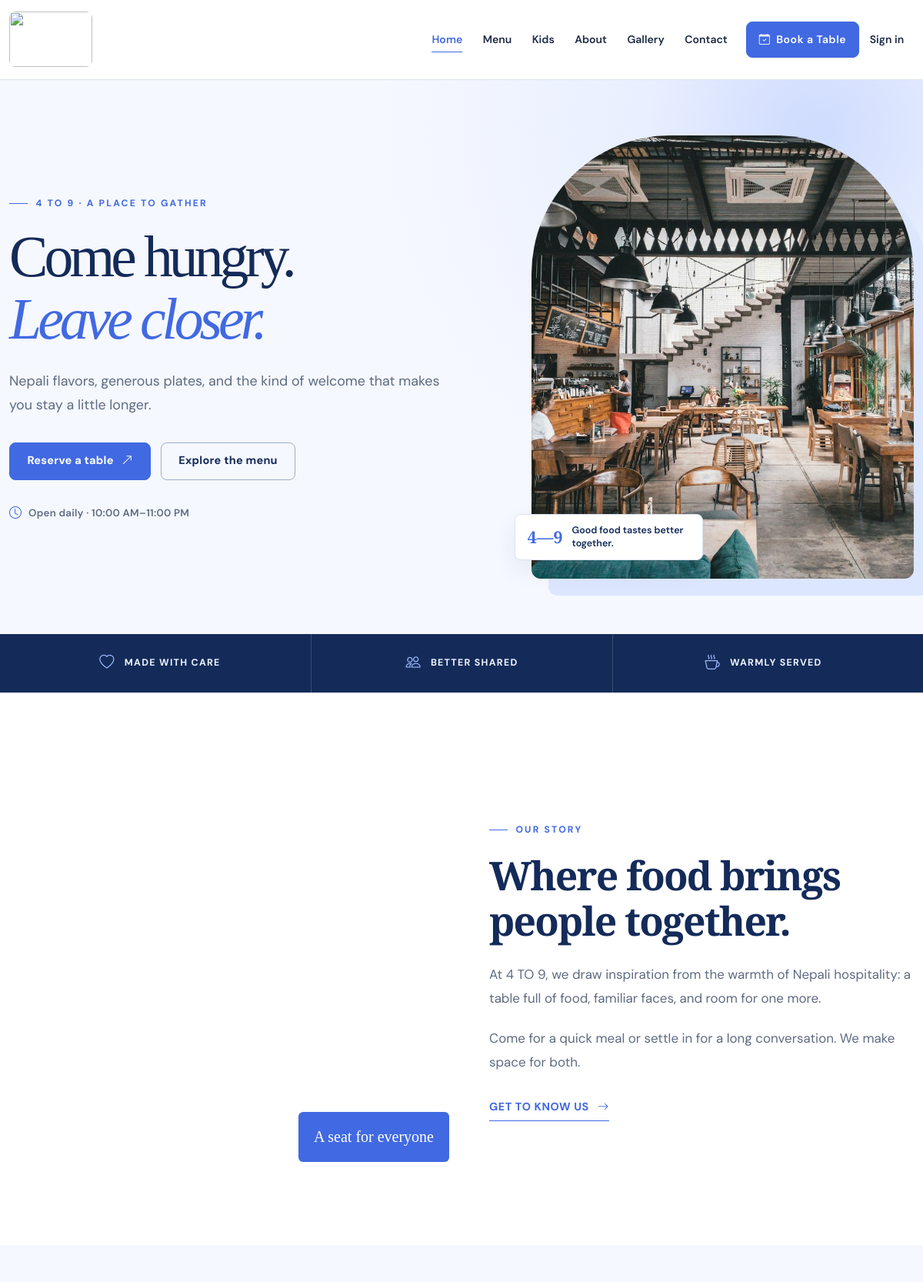
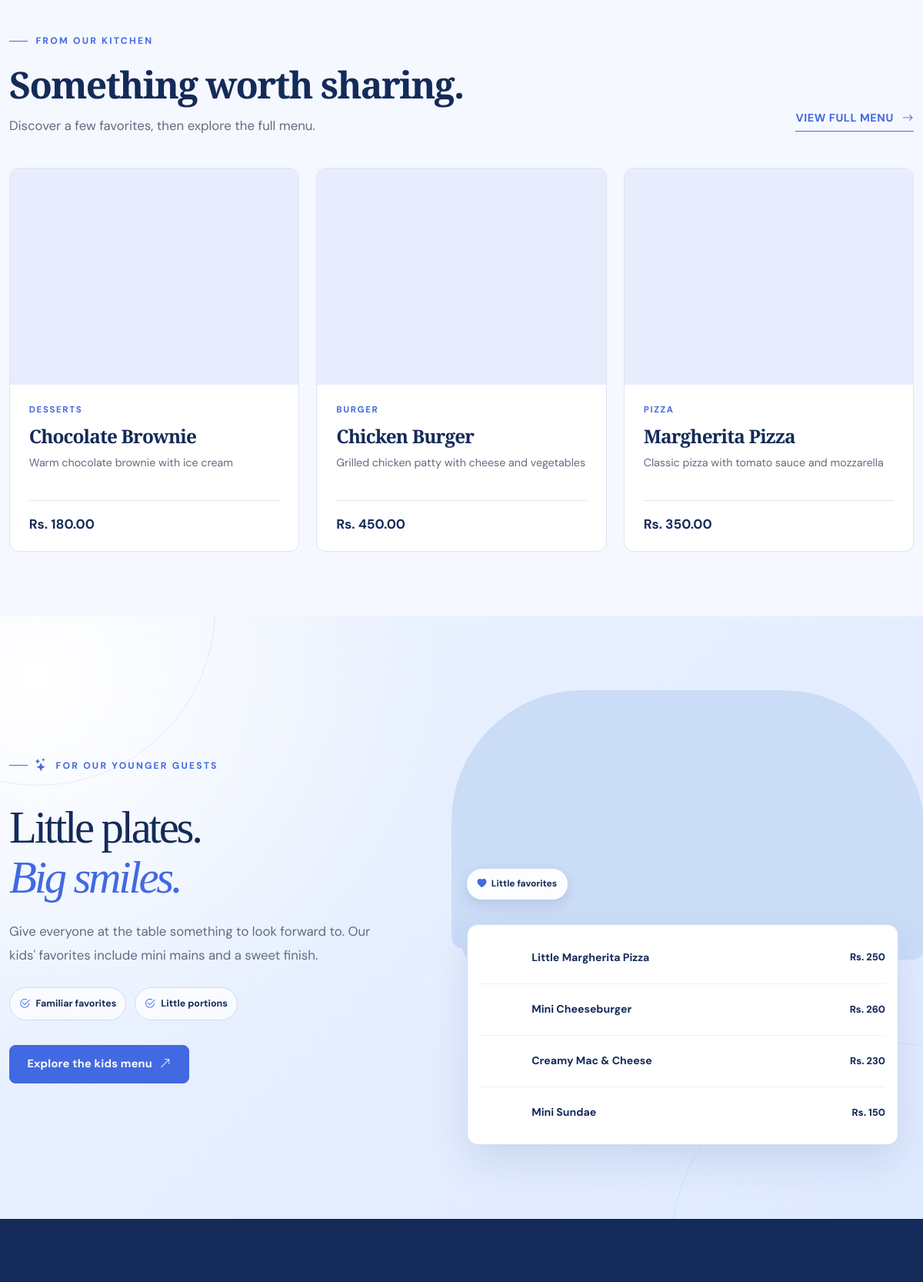
The page / (upper part) on the database its author committed (2 pictures, top to bottom).
### tables this page shows
CREATE TABLE `restaurant_settings` (
  `id` int(11) NOT NULL AUTO_INCREMENT,
  `restaurant_name` varchar(100) NOT NULL DEFAULT '4 TO 9',
  `phone` varchar(20) DEFAULT NULL,
  `email` varchar(100) DEFAULT NULL,
  `address` text DEFAULT NULL,
  `opening_time` time DEFAULT '10:00:00',
  `closing_time` time DEFAULT '23:00:00',
  `booking_duration` int(11) DEFAULT 90 COMMENT 'Duration in minutes',
  `max_booking_guests` int(11) DEFAULT 20,
  `allow_online_booking` tinyint(1) DEFAULT 1,
  `created_at` timestamp NOT NULL DEFAULT current_timestamp(),
  `updated_at` timestamp NOT NULL DEFAULT current_timestamp() ON UPDATE current_timestamp(),
  PRIMARY KEY (`id`)
);

CREATE TABLE `menu_items` (
  `id` int(11) NOT NULL AUTO_INCREMENT,
  `category_id` int(11) NOT NULL,
  `name` varchar(100) NOT NULL,
  `description` text DEFAULT NULL,
  `price` decimal(10,2) NOT NULL,
  `image` varchar(255) DEFAULT NULL,
  `is_available` tinyint(1) DEFAULT 1,
  `is_featured` tinyint(1) DEFAULT 0,
  `created_at` timestamp NOT NULL DEFAULT current_timestamp(),
  `updated_at` timestamp NOT NULL DEFAULT current_timestamp() ON UPDATE current_timestamp(),
  PRIMARY KEY (`id`),
  KEY `category_id` (`category_id`),
  CONSTRAINT `menu_items_ibfk_1` FOREIGN KEY (`category_id`) REFERENCES `menu_categories` (`id`) ON DELETE CASCADE
);

CREATE TABLE `menu_categories` (
  `id` int(11) NOT NULL AUTO_INCREMENT,
  `name` varchar(100) NOT NULL,
  `description` text DEFAULT NULL,
  `image` varchar(255) DEFAULT NULL,
  `status` enum('active','inactive') NOT NULL DEFAULT 'active',
  `created_at` timestamp NOT NULL DEFAULT current_timestamp(),
  `updated_at` timestamp NOT NULL DEFAULT current_timestamp() ON UPDATE current_timestamp(),
  PRIMARY KEY (`id`)
);

### includes/functions.php (called while the page is built, shortened)
<?php
function getRestaurantSettings($conn) {
    $stmt = $conn->prepare("SELECT * FROM restaurant_settings WHERE id = 1");
    $stmt->execute();
    return $stmt->fetch();
}
function formatTime($time) {
    return date('h:i A', strtotime($time));
}
function menuItemImageUrl($item) {
    $uploaded_image = !empty($item['image']) ? basename($item['image']) : '';
    $photo_by_name = [
        'spring rolls' => 'menu-spring-rolls.jpg',
        'garlic bread' => 'menu-garlic-bread.jpg',
        'grilled chicken' => 'menu-grilled-chicken.jpg',
        'fish curry' => 'menu-fish-curry.jpg',
        'margherita pizza' => 'menu-margherita-pizza.jpg',
        'pepperoni pizza' => 'menu-pepperoni-pizza.jpg',
        'chicken burger' => 'menu-chicken-burger.jpg',
        'veggie burger' => 'menu-veggie-burger.jpg',
        'spaghetti carbonara' => 'menu-spaghetti-carbonara.jpg',
        'penne arrabiata' => 'menu-penne-arrabbiata.jpg',
        'fresh lime soda' => 'menu-fresh-lime-soda.jpg',
        'mango smoothie' => 'menu-mango-smoothie.jpg',
        'chocolate brownie' => 'menu-chocolate-brownie.jpg',
        'ice cream sundae' => 'menu-ice-cream-sundae.jpg',
        'little margherita pizza' => 'kids-mini-pizza.jpg',
        'mini cheeseburger' => 'kids-mini-burger.jpg',
        'creamy mac & cheese' => 'kids-mac-cheese.jpg',
        'mini sundae' => 'kids-sundae.jpg',
        'veg steamed momo' => 'menu-momo-steamed.jpg',
        'crispy fried momo' => 'menu-momo-fried.jpg',
        'momo platter' => 'menu-momo-platter.jpg',
        'loaded fries' => 'menu-loaded-fries.jpg',
        'chicken wrap' => 'menu-chicken-wrap.jpg',
    ];
    $name = strtolower(trim((string)($item['name'] ?? '')));
    $photo = $photo_by_name[$name] ?? '';
    if ($photo && is_file(__DIR__ . '/../assets/images/photos/' . $photo)) {
        return SITE_URL . '/assets/images/photos/' . $photo;
    }
    return SITE_URL . '/assets/images/food-placeholder.svg';
}
?>

### index.php (the view, shortened to what this page needs)
<?php
require_once 'config/config.php';
require_once 'includes/functions.php';
require_once 'includes/header.php';
$home_settings = getRestaurantSettings($conn) ?: [];
$home_opening = !empty($home_settings['opening_time']) ? formatTime($home_settings['opening_time']) : '';
$home_closing = !empty($home_settings['closing_time']) ? formatTime($home_settings['closing_time']) : '';
$stmt = $conn->prepare("SELECT mi.*, mc.name AS category_name FROM menu_items mi JOIN menu_categories mc ON mi.category_id = mc.id WHERE mi.is_available = 1 AND mc.status = 'active' ORDER BY mi.is_featured DESC, mi.id DESC LIMIT 3");
$stmt->execute();
$featured_items = $stmt->fetchAll();
$stmt = $conn->prepare("SELECT mi.*, mc.name AS category_name FROM menu_items mi JOIN menu_categories mc ON mi.category_id = mc.id WHERE mc.name = ? AND mc.status = 'active' AND mi.is_available = 1 ORDER BY mi.id ASC LIMIT 4");
$stmt->execute(["Kids' Favorites"]);
$kids_items = $stmt->fetchAll();
?>
    <section class="hero" aria-labelledby="hero-title">
        <div class="container hero-content">
            <div class="hero-text">
                <span class="eyebrow">4 TO 9 · A place to gather</span>
                <h1 id="hero-title">Come hungry.<br><em>Leave closer.</em></h1>
                <p>Nepali flavors, generous plates, and the kind of welcome that makes you stay a little longer.</p>
                <div class="hero-buttons">
                    <a href="tables.php" class="btn-hero">Reserve a table <i class="bi bi-arrow-up-right" aria-hidden="true"></i></a>
                    <a href="menu.php" class="btn-hero-outline">Explore the menu</a>
                </div>
                <?php if ($home_opening !== '' && $home_closing !== ''): ?>
                <p class="hero-detail"><i class="bi bi-clock" aria-hidden="true"></i> Open daily · <?php echo htmlspecialchars($home_opening, ENT_QUOTES); ?>–<?php echo htmlspecialchars($home_closing, ENT_QUOTES); ?></p>
                <?php endif; ?>
            </div>
            <div class="hero-image">
                <img src="<?php echo SITE_URL; ?>/assets/images/photos/restaurant-hero.jpg" alt="Restaurant dining room ready for guests" fetchpriority="high">
                <div class="hero-image-caption"><span class="caption-mark">4—9</span><span>Good food tastes better together.</span></div>
            </div>
        </div>
    </section>
    <div class="experience-strip" aria-label="Our restaurant at a glance">
        <div class="container experience-strip-inner">
            <span><i class="bi bi-heart" aria-hidden="true"></i> Made with care</span>
            <span><i class="bi bi-people" aria-hidden="true"></i> Better shared</span>
            <span><i class="bi bi-cup-hot" aria-hidden="true"></i> Warmly served</span>
        </div>
    </div>
    <section class="section about-section" aria-labelledby="home-about-title">
        <div class="container about-content">
            <div class="about-image">
                <img src="<?php echo SITE_URL; ?>/assets/images/photos/food-sharing.jpg" alt="Freshly prepared food served at the table" loading="lazy" decoding="async">
                <span class="image-kicker">A seat for everyone</span>
            </div>
            <div class="about-text">
                <span class="eyebrow">Our story</span>
                <h2 id="home-about-title">Where food brings people together.</h2>
                <p>At 4 TO 9, we draw inspiration from the warmth of Nepali hospitality: a table full of food, familiar faces, and room for one more.</p>
                <p>Come for a quick meal or settle in for a long conversation. We make space for both.</p>
                <a href="about.php" class="text-link">Get to know us <i class="bi bi-arrow-right" aria-hidden="true"></i></a>
            </div>
        </div>
    </section>
    <section class="section menu-section" aria-labelledby="home-menu-title">
        <div class="container">
            <div class="section-heading-row">
                <div class="section-title"><span class="eyebrow">From our kitchen</span><h2 id="home-menu-title">Something worth sharing.</h2><p>Discover a few favorites, then explore the full menu.</p></div>
                <a href="menu.php" class="text-link">View full menu <i class="bi bi-arrow-right" aria-hidden="true"></i></a>
            </div>
            <?php if ($featured_items): ?>
            <div class="menu-grid">
                <?php foreach ($featured_items as $item):
                    $image_url = menuItemImageUrl($item);
                ?>
                <article class="menu-item">
                    <div class="menu-item-image"><img src="<?php echo htmlspecialchars($image_url, ENT_QUOTES); ?>" alt="<?php echo htmlspecialchars($item['name'], ENT_QUOTES); ?>" loading="lazy" decoding="async"></div>
                    <div class="menu-item-content">
                        <span class="menu-item-category"><?php echo htmlspecialchars($item['category_name']); ?></span>
                        <h3><?php echo htmlspecialchars($item['name']); ?></h3>
                        <p><?php echo htmlspecialchars($item['description']); ?></p>
                        <div class="menu-item-meta"><span class="menu-item-price">Rs. <?php echo number_format($item['price'], 2); ?></span></div>
                    </div>
                </article>
                <?php endforeach; ?>
            </div>
            <?php else: ?>
            <div class="empty-state"><i class="bi bi-journal-text empty-state-icon" aria-hidden="true"></i><h3>Our menu is being prepared</h3><p>Please check back soon, or get in touch for today's dishes.</p></div>
            <?php endif; ?>
        </div>
    </section>
    <?php if ($kids_items): ?>
    <section class="section kids-section" id="kids" aria-labelledby="home-kids-title">
        <div class="container kids-layout">
            <div class="kids-intro">
                <span class="eyebrow"><i class="bi bi-stars" aria-hidden="true"></i> For our younger guests</span>
                <h2 id="home-kids-title">Little plates.<br><em>Big smiles.</em></h2>
                <p>Give everyone at the table something to look forward to. Our kids' favorites include mini mains and a sweet finish.</p>
                <div class="kids-highlights" aria-label="Kids menu highlights">
                    <span><i class="bi bi-check2-circle" aria-hidden="true"></i> Familiar favorites</span>
                    <span><i class="bi bi-check2-circle" aria-hidden="true"></i> Little portions</span>
                </div>
                <a href="menu.php#kids" class="btn-hero">Explore the kids menu <i class="bi bi-arrow-up-right" aria-hidden="true"></i></a>
            </div>
            <div class="kids-showcase">
                <div class="kids-showcase__image">
                    <img src="<?php echo htmlspecialchars(menuItemImageUrl($kids_items[0]), ENT_QUOTES, 'UTF-8'); ?>" alt="<?php echo htmlspecialchars($kids_items[0]['name'], ENT_QUOTES, 'UTF-8'); ?>" loading="lazy" decoding="async">
                    <span class="kids-showcase__badge"><i class="bi bi-heart-fill" aria-hidden="true"></i> Little favorites</span>
                </div>
                <div class="kids-showcase__list" aria-label="Kids menu preview">
                    <?php foreach ($kids_items as $item): ?>
                    <a class="kids-dish" href="menu.php#kids">
                        <img src="<?php echo htmlspecialchars(menuItemImageUrl($item), ENT_QUOTES, 'UTF-8'); ?>" alt="" loading="lazy" decoding="async">
                        <span class="kids-dish__name"><?php echo htmlspecialchars($item['name'], ENT_QUOTES, 'UTF-8'); ?></span>
                        <span class="kids-dish__price">Rs. <?php echo number_format((float)$item['price'], 0); ?></span>
                    </a>
                    <?php endforeach; ?>
                </div>
            </div>
        </div>
    </section>
    <?php endif; ?>
    <section class="section reservation-section" aria-labelledby="home-reservation-title">
    </section>
<?php require_once 'includes/footer.php'; ?>

### rows shown on the page
restaurant_settings: opening_time "10:00 AM", closing_time "11:00 PM"
menu_items: shows a picture, category.name "DESSERTS", name "Chocolate Brownie", description "Warm chocolate brownie with ice cream", price "180.00"
menu_items: shows a picture, category.name "BURGER", name "Chicken Burger", description "Grilled chicken patty with cheese and vegetables", price "450.00"
menu_items: shows a picture, category.name "PIZZA", name "Margherita Pizza", description "Classic pizza with tomato sauce and mozzarella", price "350.00"
menu_items: shows a picture, name "Little Margherita Pizza", price "250"
menu_items: shows a picture, name "Mini Cheeseburger", price "260"
menu_items: shows a picture, name "Creamy Mac & Cheese", price "230"
menu_items: shows a picture, name "Mini Sundae", price "150"
